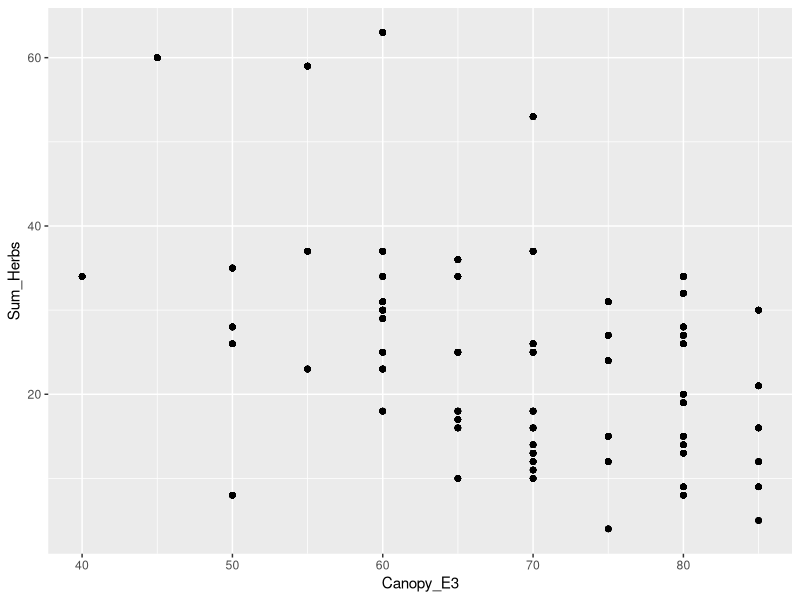
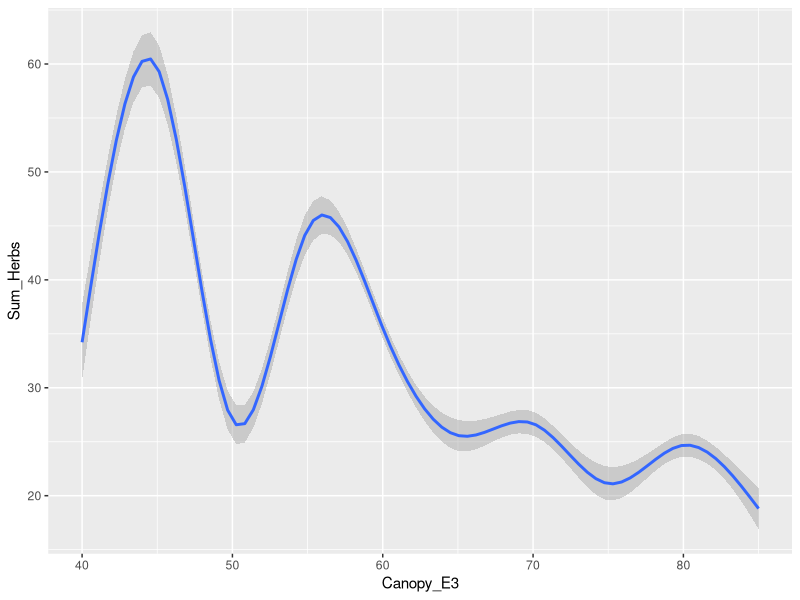
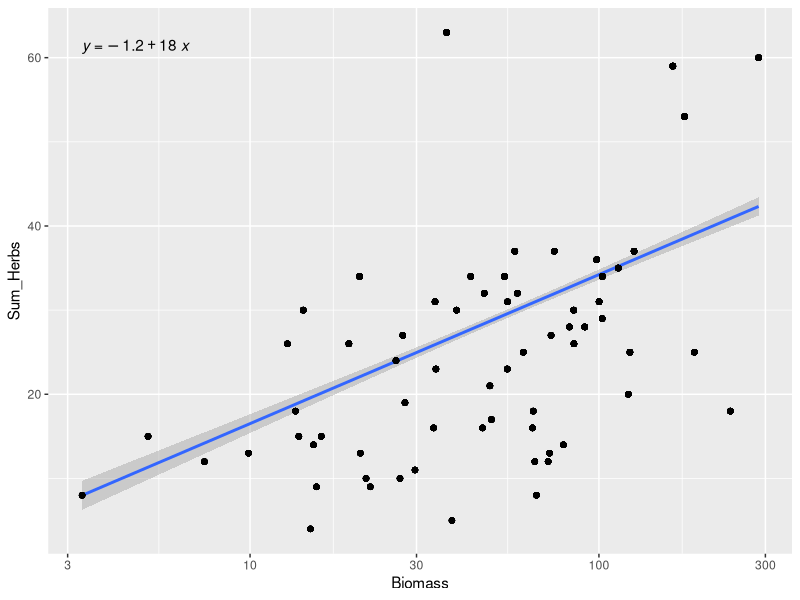
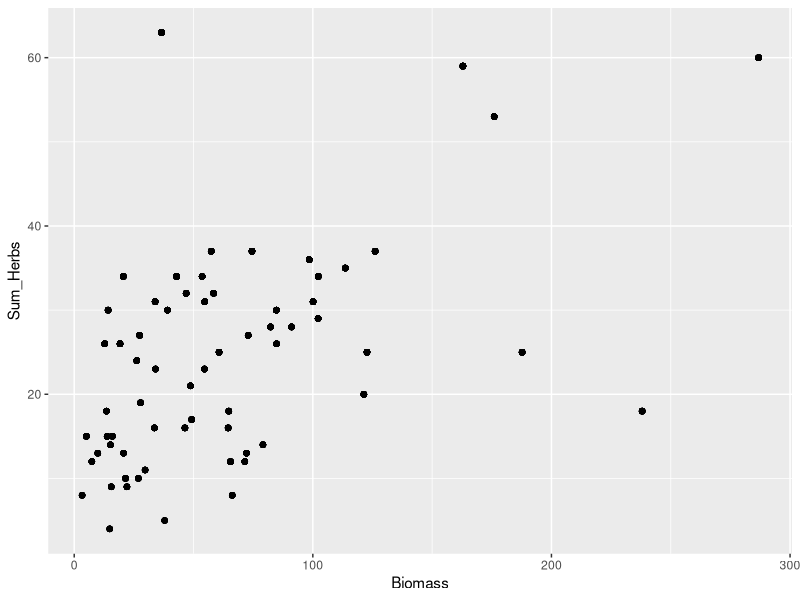
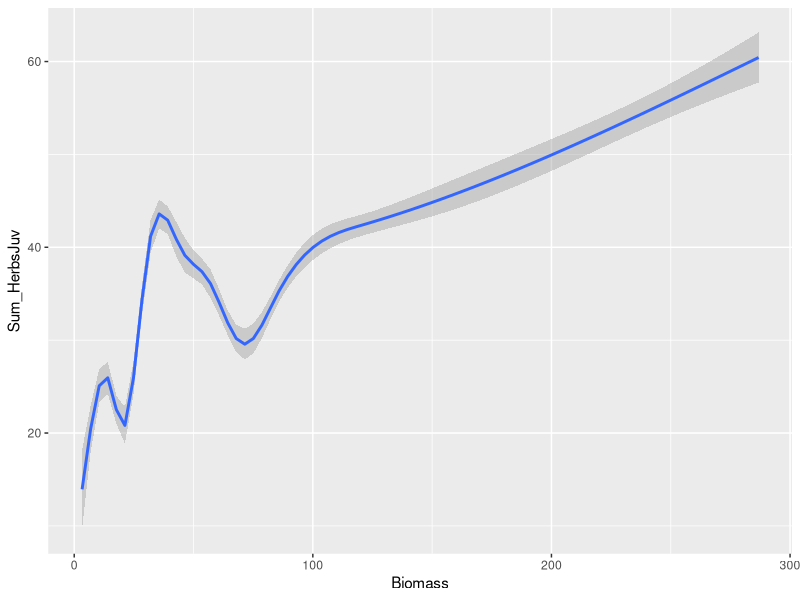
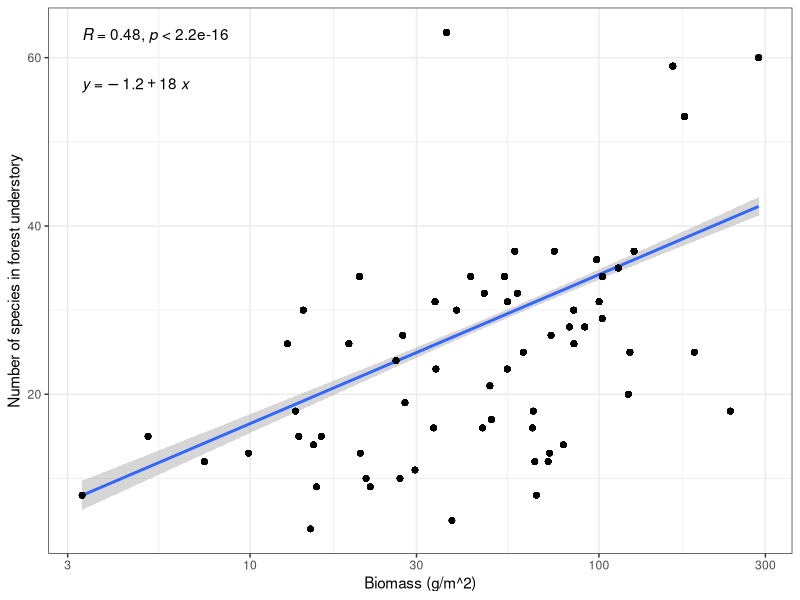
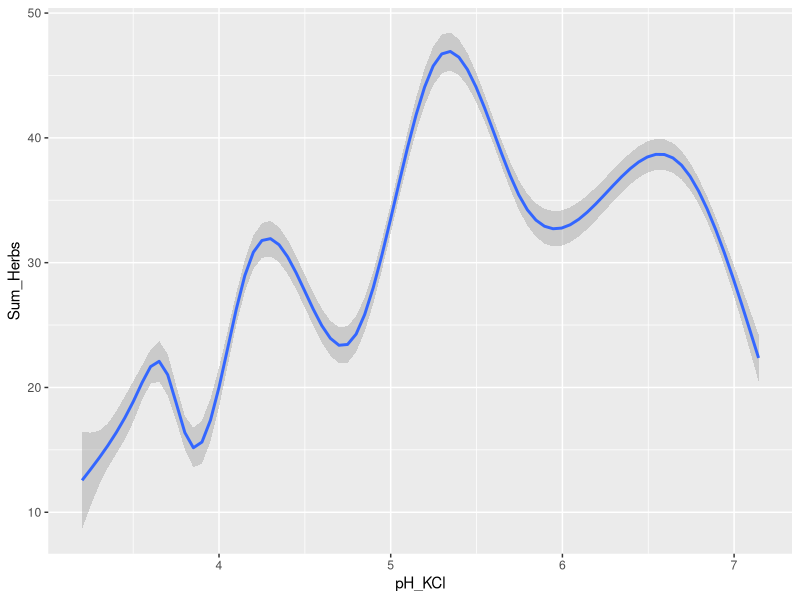
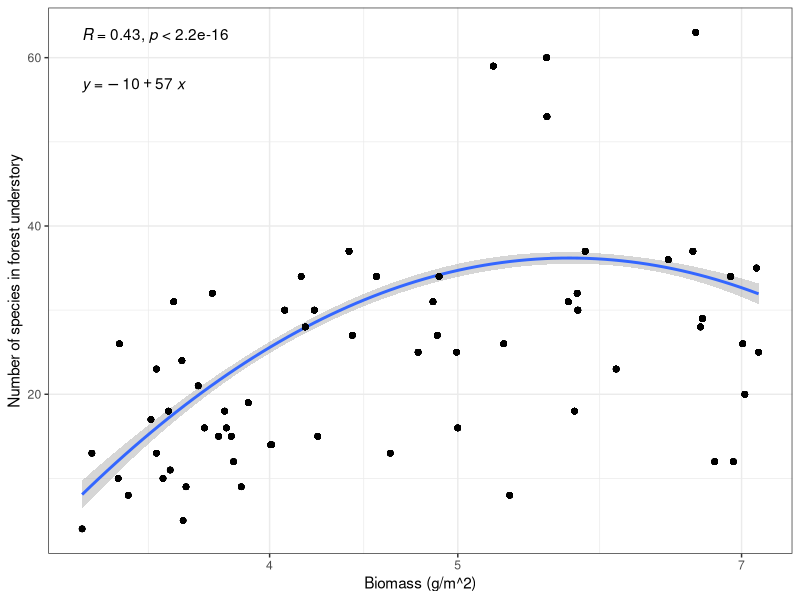

Generate these figures, in order, with R:
library(ggpubr)
library(readxl)
library(tidyverse)
library(magrittr)


############### Basic data handling ------------------------------------------

# import data and check structure -----------------------------------------

####import spp data in long format
forest <- read_xlsx('data/Forest-understory-diversity_IA/Forest-understory-diversity-long.xlsx') %>%
  rename (PlotID = RELEVE_NR, Layer= LAYER)
# check the structure 
names(forest)
table(forest$Layer)


### select some plots / different filtering functions
selected_plots <- forest %>% filter (PlotID == 132) 
#forest %>% filter (PlotID == 132) -> selected_plots
selected_plots <- forest %>% filter (PlotID %in% c(130, 131)) %>%
  arrange(PlotID)
selected_plots <- forest %>% filter (PlotID %in% c(10:100)) 

#### change the selected plots from long to wide format, only herb layer
forest %>% filter(PlotID %in% c(10:100)) %>%
  filter(Layer == 6) %>%
  select(PlotID, name = Species, value = CoverPerc) %>%
  pivot_wider() ->selected_plots_wide

##### prepare name where we combine Species and Layer info to be used for wide 
forest %>% filter(PlotID %in% c(10:100)) %>%
  mutate(SpeciesLayer = paste(Species,Layer)) %>%
  select(PlotID, name = SpeciesLayer, value = CoverPerc) %>%
  pivot_wider() ->selected_plots_wide

##### prepare name where we combine Species and Layer info to be used for wide, change spaces into _ 
# between sp and layer insert something specific, like OMGSEPARATOR
forest %>% filter(PlotID %in% c(10:100)) %>%
  mutate(SpeciesLayer = paste(str_replace_all(Species, ' ', '_'), Layer, sep = 'OMGSEPARATOR')) %>% #combine the names
  select(PlotID, name = SpeciesLayer, value = CoverPerc) %>%
  pivot_wider(values_fill = 0) |> #insert 0 insteda of NAs
  pivot_longer(-1, values_to = 'cover', names_to = 'species') |> #from here we go back to long format
  separate(species, c('species', 'layer'), sep = 'OMGSEPARATOR') |> #here we separate the names
  group_by(species) |> 
  count()

#### calculate a plot count
selected_plots <- forest %>% filter (PlotID %in% c(10:100)) 
selected_plots %>% 
  distinct(PlotID) %>% 
  count() |> pull() -> plotcount # saves plot number as one number, not vector or anything else

##### prepare species list 
  sppList <- forest %>% select (Species) %>% distinct() # only unique names, in contrast to unique function, it is a dataframe
  
  sppList <- forest %>% select (Species, Layer) %>% distinct() # species and layer
  
  forest %>% filter(Layer==1) %>%
    select (Species) %>% distinct() ->trees ### list of trees in our dataset
  
  sppList <- forest %>% select(Species, PlotID) %>%
    group_by(Species) %>%
    count(name = 'species_occurences') %>% arrange(desc(species_occurences)) ### species list with plotcounts

#### calculate total cover   
total_cover <- forest %>% 
  group_by(PlotID)%>%
  summarise(total_cover= sum(CoverPerc))

forest %<>%              # check duplicate rows 
  left_join(total_cover) # by = PlotID

#or herb layer cover
E1_cover <- forest %>%
  filter(Layer == "6") %>%
  group_by(PlotID) %>%
  summarise(E1_cover = sum(CoverPerc))

#### calculate relative cover of individual species / mutate ####
forest %<>% left_join(total_cover)
forest %<>% mutate(relative_cover = CoverPerc / total_cover * 100)


#### dominants ######### was not in the lecture in the end
dominants <- forest %>%
  select(PlotID, Species, relative_cover) %>%
  distinct() %>%
  filter(Species %in% trees$Species) %>%
  group_by(PlotID) %>%
  slice_max(order_by = relative_cover)

dominants <- forest %>%
  select(PlotID, Species, CoverPerc) %>%
  distinct() %>%
  filter(Species %in% trees$Species) %>%
  group_by(PlotID) %>%
  slice_max(order_by = CoverPerc)

more_dominants_per_plot <- dominants %>%
  group_by(PlotID) %>%
  count() %>%
  filter(n > 1)
no_dominant_per_plot <- forest %>%
  select(PlotID) %>%
  distinct() %>%
  anti_join(dominants)
  #filter(!PlotID %in% dominants$PlotID)




##### visualisation with ggplot
names(forest) 
ggplot(forest, aes(Canopy_E3, Sum_Herbs))+
  geom_point()

ggplot(forest, aes(Canopy_E3, Sum_Herbs))+
  geom_smooth()

forest |> 
  #mutate(Biomass = log10(Biomass)) |> 
  ggplot(aes(Biomass, Sum_Herbs)) +
  geom_smooth(method = 'lm') + 
  # stat_cor() + 
  stat_regline_equation() + 
  geom_point() + 
  scale_x_continuous(trans = 'log10')

# Productivity
ggplot(data = forest, aes(x = Biomass, y = Sum_Herbs)) +
  geom_point()

ggplot(data = forest, aes(x = Biomass, y = Sum_HerbsJuv)) +
  geom_smooth()

ggplot(data = forest, aes(x = Biomass, y = Sum_Herbs)) +
  geom_smooth(method = 'lm') +
  stat_cor(label.x.npc = 0, label.y.npc = 1) +
  stat_regline_equation(label.x.npc = 0, label.y.npc =  .9) +
  geom_point() +
  scale_x_continuous(trans = 'log10') +
  theme_bw() +
  labs(y = 'Number of species in forest understory',
       x = 'Biomass (g/m^2)')

#soil reaction
ggplot(data = forest, aes(x = pH_KCl, y = Sum_Herbs)) +
  geom_smooth()

ggplot(data = forest, aes(x = pH_KCl, y = Sum_Herbs)) +
  geom_smooth(method = 'lm', formula = 'y ~ poly(x, 2)') +
  stat_cor(label.x.npc = 0, label.y.npc = 1) +
  stat_regline_equation(label.x.npc = 0, label.y.npc =  .9) +
  geom_point() +
  scale_x_continuous(trans = 'log10') +
  theme_bw() +
  labs(y = 'Number of species in forest understory',
       x = 'Biomass (g/m^2)')



##### maps ####
library(sf)
library(rnaturalearth)

world <- ne_countries(scale = "medium", returnclass = "sf") # rnaturalearth data

forest_map  <- forest %>%
  select(PlotID,  deg_lon, deg_lat, Sum_Herbs) %>%
  st_as_sf(coords = c("deg_lon", "deg_lat"), crs = 4326)

forest_map %>% st_transform(32633)

map<- ggplot() +
  geom_sf(data = world) +
  geom_sf(data = forest_map, aes(colour = Sum_Herbs), size = 2) +
  scale_colour_viridis_c(option = 'A') + 
  coord_sf(xlim = c(10, 20), ylim = c(47, 52), expand = FALSE) +
  theme_bw()

map



  
